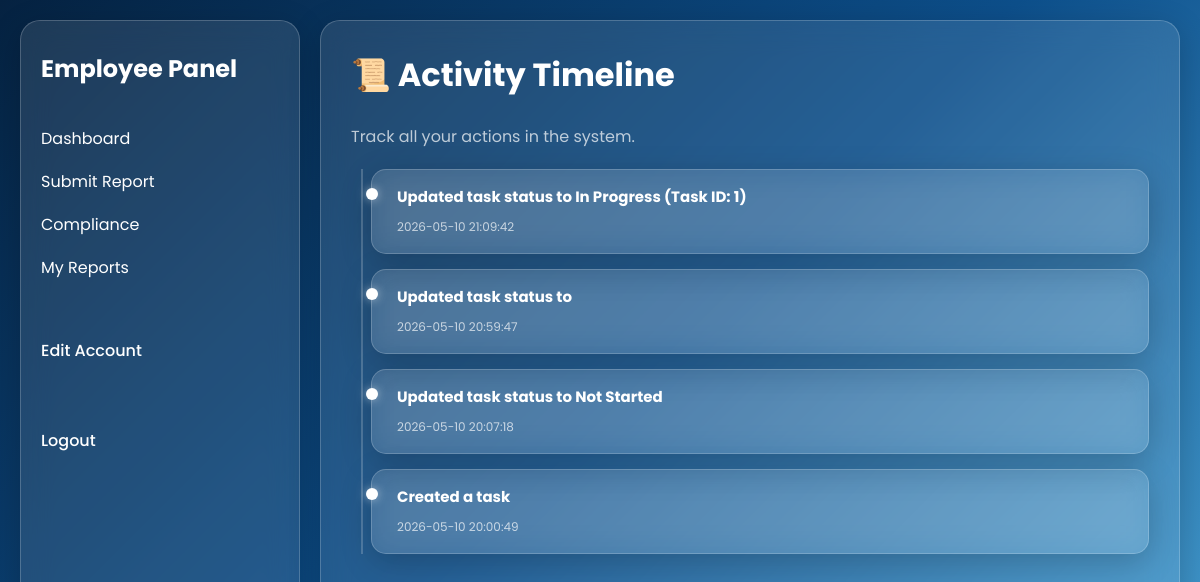
Page /employee/activity-logs.php (signed in) on the earlier database version.
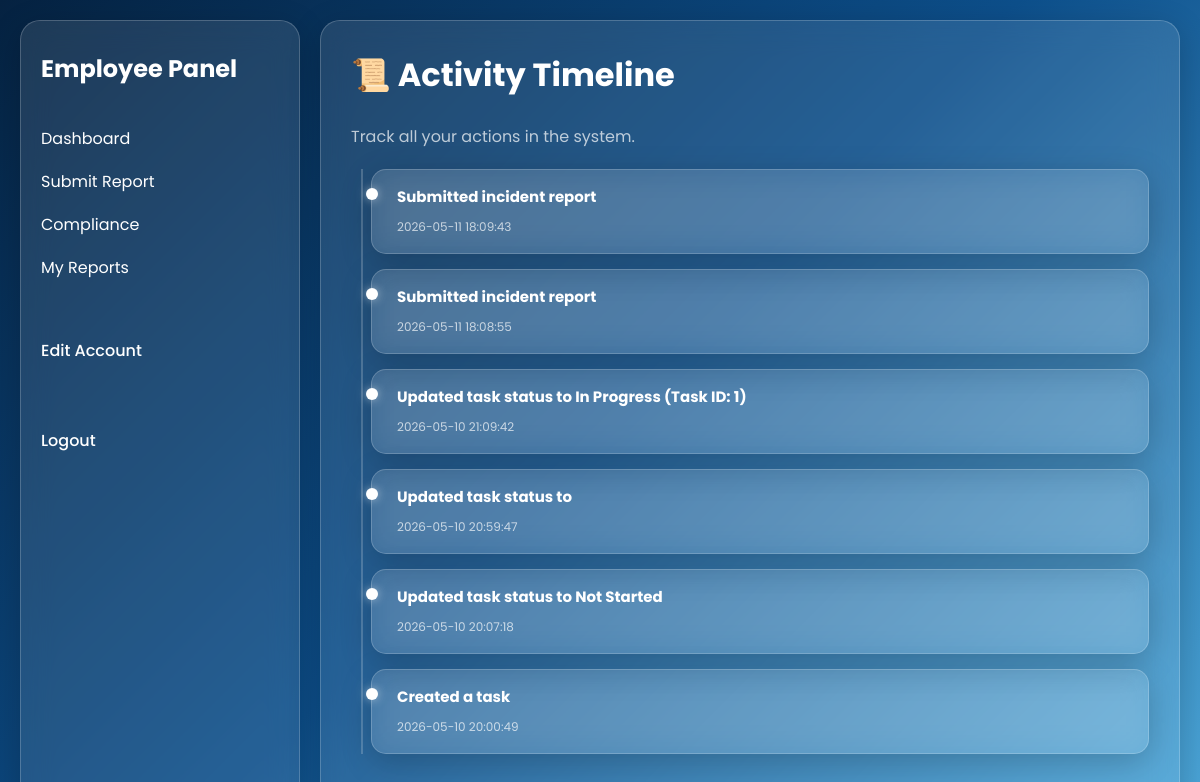
Same page on the later database version.
### tables this page shows
CREATE TABLE `activity_logs` (
  `id` int(11) NOT NULL,
  `user_id` int(11) DEFAULT NULL,
  `action` varchar(255) DEFAULT NULL,
  `task_id` int(11) DEFAULT NULL,
  `log_time` timestamp NOT NULL DEFAULT current_timestamp()
);

### employee/activity-logs.php (the view, shortened to what this page needs)
<?php
include(__DIR__ . '/../config/connect.php');
$userID = $_SESSION['id'];
$query = mysqli_query($conn, "
SELECT * FROM activity_logs
WHERE user_id='$userID'
ORDER BY log_time DESC
");
?>
<!DOCTYPE html>
<html>
<head>
    <link rel="stylesheet" href="../css/style.css">
    <link rel="stylesheet" href="../css/activity-logs.css">
</head>
<body>
    <div class="container dashboard">
        <?php include(__DIR__ . '/../includes/employee-sidebar.php'); ?>
        <div class="main-content glass">
            <h1>📜 Activity Timeline</h1>
            <p style="opacity:0.7; margin-bottom:20px;">
                Track all your actions in the system.
            </p>
            <div class="timeline">
                <?php while ($row = mysqli_fetch_assoc($query)) { ?>
                    <div class="timeline-item glass">
                        <div class="dot"></div>
                        <div class="content">
                            <h3><?= $row['action'] ?></h3>
                            <small><?= $row['log_time'] ?></small>
                        </div>
                    </div>
                <?php } ?>
            </div>
        </div>
    </div>
</body>
</html>

Differences in the rows shown:
added activity_logs: action "Submitted incident report", log_time "2026-05-11 18:09:43"
added activity_logs: action "Submitted incident report", log_time "2026-05-11 18:08:55"
